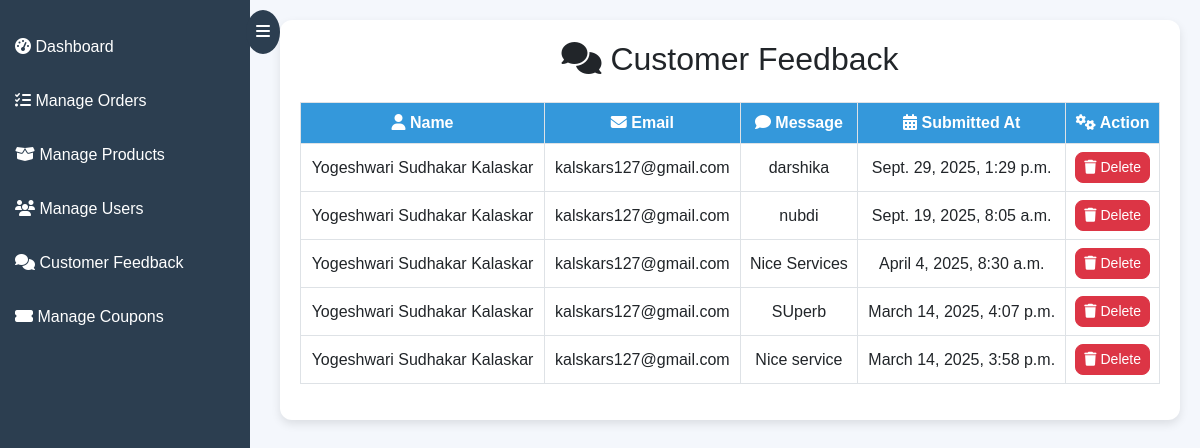
Page /admin-panel/admin/feedback/ on the committed database.
### myApp/models.py (models this page shows, shortened)
class ContactMessage(models.Model):
    name = models.CharField(max_length=100)
    email = models.EmailField()
    message = models.TextField()
    submitted_at = models.DateTimeField(auto_now_add=True)

### myApp/views.py (the view)
# urls.py: path('admin/feedback/', manage_feedback, name="manage_feedback"),
def manage_feedback(request):
    feedbacks = ContactMessage.objects.all().order_by('-submitted_at')  # Latest first
    return render(request, 'admin_panel/admin_feedback.html', {'feedbacks': feedbacks})

### templates/admin_panel/admin_feedback.html (shortened to what this page needs)
<!DOCTYPE html>
<html lang="en">
<head>
    <link rel="stylesheet" href="https://cdn.jsdelivr.net/npm/bootstrap@5.3.0/dist/css/bootstrap.min.css">
    <link rel="stylesheet" href="https://cdnjs.cloudflare.com/ajax/libs/font-awesome/6.4.2/css/all.min.css">
</head>
<body>
<div class="sidebar" id="sidebar">
    <span class="toggle-btn" onclick="toggleSidebar()"><i class="fas fa-bars"></i></span>
    <a href="{% url 'admin_dashboard' %}"><i class="fas fa-tachometer-alt"></i> Dashboard</a>
    <a href="{% url 'manage_orders' %}"><i class="fas fa-tasks"></i> Manage Orders</a>
    <a href="{% url 'manage_products' %}"><i class="fas fa-box-open"></i> Manage Products</a>
    <a href="{% url 'manage_users' %}"><i class="fas fa-users"></i> Manage Users</a>
    <a href="{% url 'manage_feedback' %}"><i class="fas fa-comments"></i> Customer Feedback</a>
    <a href="{% url 'coupon_list' %}" class="active"><i class="fas fa-ticket-alt"></i> Manage Coupons</a>
</div>
<div class="main-content">
    <div class="container">
        <h2 class="text-center mb-4"><i class="fas fa-comments"></i> Customer Feedback</h2>
        <table class="table table-bordered">
            <thead>
                <tr>
                    <th><i class="fas fa-user"></i> Name</th>
                    <th><i class="fas fa-envelope"></i> Email</th>
                    <th><i class="fas fa-comment"></i> Message</th>
                    <th><i class="fas fa-calendar-alt"></i> Submitted At</th>
                    <th><i class="fas fa-cogs"></i> Action</th>
                </tr>
            </thead>
            <tbody>
                {% for feedback in feedbacks %}
                <tr>
                    <td>{{ feedback.name }}</td>
                    <td>{{ feedback.email }}</td>
                    <td>{{ feedback.message }}</td>
                    <td>{{ feedback.submitted_at }}</td>
                    <td>
                        <form action="{% url 'delete_feedback' feedback.id %}" method="POST" style="display:inline;">
                            <button type="submit" class="btn btn-danger btn-sm" onclick="confirmDelete(event)">
                                <i class="fas fa-trash"></i> Delete
                            </button>
                        </form>
                    </td>
                </tr>
                {% empty %}
                <tr>
                    <td colspan="5" class="text-center">No feedback messages yet.</td>
                </tr>
                {% endfor %}
            </tbody>
        </table>
    </div>
</div>
</body>
</html>

### templates/admin_panel/admin_feedback.html (style rules this page uses)
body { background-color: #f4f7fc; font-family: 'Poppins', sans-serif; display: flex; transition: all 0.3s; }
.sidebar { width: 250px; background: #2c3e50; color: white; position: fixed; height: 100vh; padding-top: 20px; transition: all 0.3s; }
.sidebar a { display: block; color: white; padding: 15px; text-decoration: none; transition: 0.3s; }
.sidebar .toggle-btn { position: absolute; top: 10px; right: -30px; background: #2c3e50; color: white; border-radius: 50%; padding: 10px; cursor: pointer; }
.main-content { margin-left: 260px; padding: 20px; width: 100%; transition: all 0.3s; }
.container { background: white; padding: 20px; border-radius: 12px; box-shadow: 0px 4px 10px rgba(0, 0, 0, 0.1); }
.table th { background-color: #3498db; color: white; text-align: center; }
.table tbody tr { text-align: center; transition: 0.3s; }
.table td { vertical-align: middle; }
.btn-danger { border-radius: 8px; }

### rows in the picture
ContactMessage: name "Yogeshwari Sudhakar Kalaskar", email "kalskars127@gmail.com", message "darshika", submitted_at "Sept. 29, 2025, 1:29 p.m."
ContactMessage: name "Yogeshwari Sudhakar Kalaskar", email "kalskars127@gmail.com", message "nubdi", submitted_at "Sept. 19, 2025, 8:05 a.m."
ContactMessage: name "Yogeshwari Sudhakar Kalaskar", email "kalskars127@gmail.com", message "Nice Services", submitted_at "April 4, 2025, 8:30 a.m."
ContactMessage: name "Yogeshwari Sudhakar Kalaskar", email "kalskars127@gmail.com", message "SUperb", submitted_at "March 14, 2025, 4:07 p.m."
ContactMessage: name "Yogeshwari Sudhakar Kalaskar", email "kalskars127@gmail.com", message "Nice service", submitted_at "March 14, 2025, 3:58 p.m."
